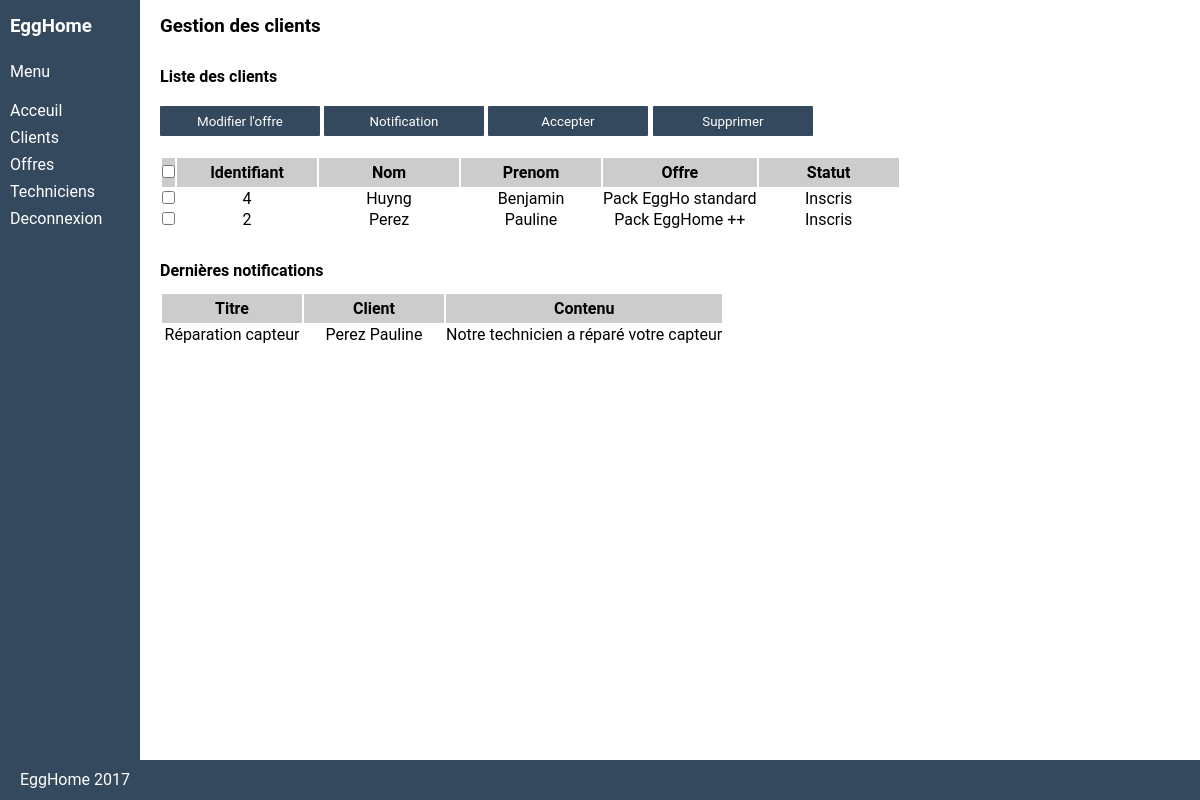
Before: /service_client/gestion_client (signed in) with the older database file.
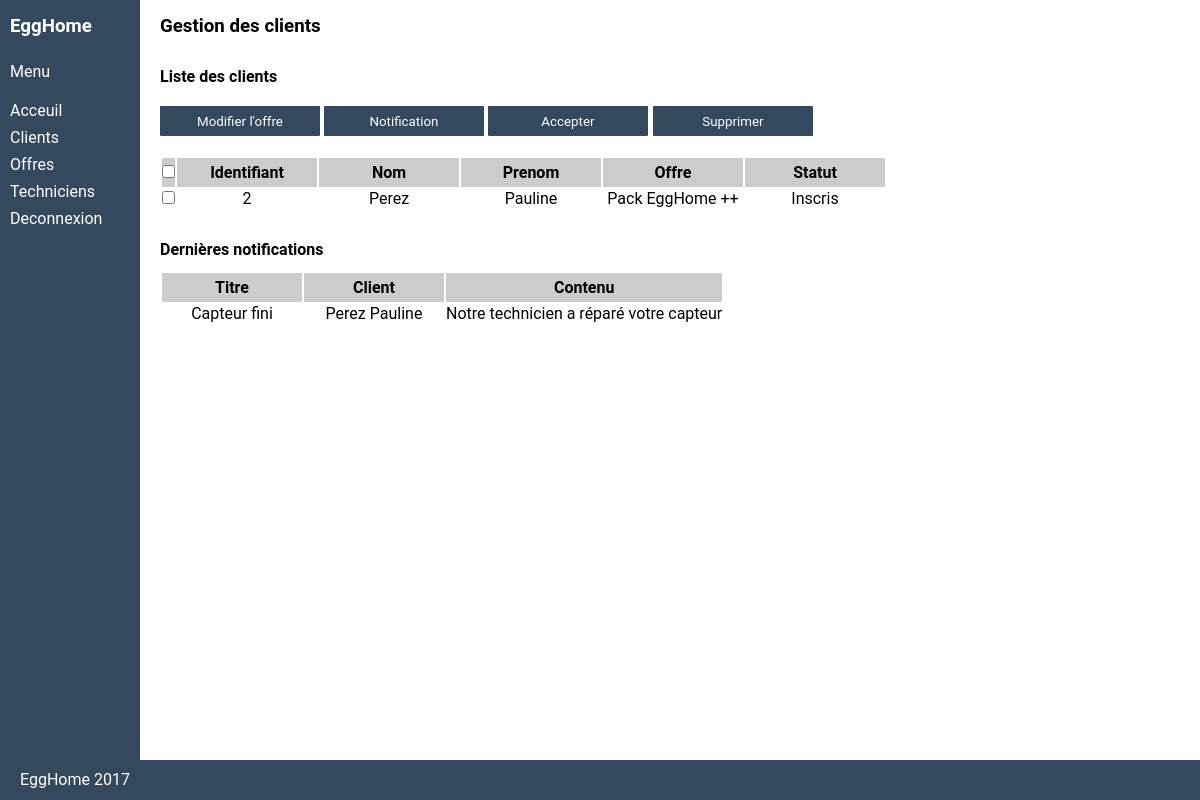
After: the same page with the newer database file.
### tables this page shows
CREATE TABLE `utilisateur` (
  `id` int(11) NOT NULL,
  `nom` varchar(45) DEFAULT NULL,
  `prenom` varchar(45) DEFAULT NULL,
  `adresse` varchar(45) DEFAULT NULL,
  `nom_utilisateur` varchar(45) DEFAULT NULL,
  `mdp` varchar(200) DEFAULT NULL,
  `photo` varchar(45) DEFAULT NULL,
  `ville` varchar(45) DEFAULT NULL,
  `pays` varchar(45) DEFAULT NULL,
  `id_role` int(11) DEFAULT NULL,
  `email` varchar(45) DEFAULT NULL,
  `id_offre` int(11) DEFAULT NULL,
  `statut` int(11) DEFAULT NULL
);

CREATE TABLE `offre` (
  `id` int(11) NOT NULL,
  `date` datetime DEFAULT NULL,
  `detail` varchar(1000) DEFAULT NULL,
  `prix` int(11) DEFAULT NULL,
  `titre` varchar(45) DEFAULT NULL
);

CREATE TABLE `notification` (
  `id` int(11) NOT NULL,
  `id_client` int(11) NOT NULL,
  `contenu` varchar(200) DEFAULT NULL,
  `titre` varchar(50) NOT NULL
);

### application/controller/service_client.php (called while the page is built, shortened)
<?php
class Service_client extends Controller
{
    public function gestion_client()
    {
        $clients = Utilisateur::find_all_customers();
        $notifications = Notification::find_all_notifications();
        require APP . 'view/_templates/head.php';
        require APP . 'view/service_client/includes/sidebar.php';
        require APP . 'view/service_client/gestion_client.php';
        require APP . 'view/_templates/footer.php';
    }
}

### public/index.php (called while the page is built, shortened)
<?php
require APP . 'core/database/database.php';
require APP . 'core/database/database_object.php';
require APP . 'core/application.php';
$database = new Database();
$app = new Application();

### application/model/utilisateur.php (called while the page is built, shortened)
<?php
class Utilisateur extends Db_object
{
    public $id_offre;
    public static function find_all_customers() {
        $sql = "SELECT *
                FROM utilisateur u
                WHERE u.id_role = 1
                GROUP BY u.nom";
        $clients = self::find_by_query($sql);
        foreach ($clients as $client) {
            $client->offre= $client->find_offre()->titre;
        }
        return $clients;
    }
    public function find_offre() {
        $sql = "SELECT *
                FROM offre o
                WHERE o.id = '{$this->id_offre}'
                LIMIT 1 ";
        $result = self::find_by_query($sql);
        return array_shift($result);
    }
}

### application/core/database/database.php (called while the page is built, shortened)
<?php
class Database {
	public $connection;
	function open_db_connection() {
        $options = array(PDO::ATTR_DEFAULT_FETCH_MODE => PDO::FETCH_OBJ, PDO::ATTR_ERRMODE => PDO::ERRMODE_WARNING);
        try {
	        $this->connection = new PDO(DB_TYPE . ':host=' . DB_HOST . ';dbname=' . DB_NAME . ';charset=' . DB_CHARSET, DB_USER, DB_PASS, $options);
        } catch (PDOException $e) {
            die("database connection failed" . $this->connection->errorInfo());
        }
	}
	public function query($sql) {
        $query = $this->connection->prepare($sql);
        $result = $query->execute();
		return $query;
	}
}

### application/core/database/database_object.php (called while the page is built, shortened)
<?php
class Db_object {
	static public function find_all() {
		return static::find_by_query("SELECT * FROM " . static::$db_table . " ");
	}
	static public function find_by_query($sql) {
		return static::instanciate($sql);
	}
	static public function instanciate($sql) {
		global $database;
		$object_array = array();
		$calling_class = get_called_class();
		$result_set = $database->query($sql);
		while ($row = $result_set->fetchObject($calling_class))
			$object_array[] = $row;
		return $object_array;
	}
}

### application/model/notification.php (called while the page is built, shortened)
<?php
class Notification extends Db_object
{
    public $id_client;
    public static function find_all_notifications()
    {
        $notifications = Notification::find_all();
        foreach ($notifications as $notification) {
            $notification->nom = $notification->find_client()->nom;
            $notification->prenom = $notification->find_client()->prenom;
        }
        return $notifications;
    }
    public function find_client() {
        $sql = "SELECT *
                FROM utilisateur
                WHERE utilisateur.id = '{$this->id_client}' AND utilisateur.id_role = 1
                LIMIT 1 ";
        $result = self::find_by_query($sql);
        return array_shift($result);
    }
}

### application/view/service_client/gestion_client.php (the view, shortened to what this page needs)
<div class="dashboard-content">
    <h3>Gestion des clients</h3>
    <h4 class="spacer-large">Liste des clients</h4>
    <button name="paramClient" class="paramClient_btn">Modifier l'offre</button>
    <button name="notificationClient" class="notificationClient_btn">Notification</button>
    <table class="table spacer-small">
        <thead>
        <tr class="first">
            <td><input type="checkbox" id="selectAllBoxes"></td>
            <th>Identifiant</th>
            <th>Nom</th>
            <th>Prenom</th>
            <th>Offre</th>
            <th>Statut</th>
        </tr>
        </thead>
        <form class="form" method="POST" action="<?php echo URL; ?>service_client/gestion_client">
            <tbody>
            <?php foreach ($clients as $utilisateur): ?>
                <tr>
                    <td><input type="checkbox" class="checkBoxes" value='<?php echo $utilisateur->id ?>' name='checkBoxArray[]'>
                    <td id="identifiant"><?php echo $utilisateur->id ?></td>
                    <td id="nom"><?php echo $utilisateur->nom ?></td>
                    <td id="prenom"><?php echo $utilisateur->prenom ?></td>
                    <td id="offre"><?php echo $utilisateur->offre ?></td>
                    <td id="statut">
                        <?php if ($utilisateur->statut == 1): ?>
                            <?php echo "Inscris" ?>
                        <?php else: ?>
                            <?php echo "Non inscris" ?>
                        <?php endif ?>
                    </td>
                </tr>
            <?php endforeach ?>
            </tbody>
            <input type="submit" name="acceptClient" value="Accepter">
            <input type="submit" name="deleteClient" id="submitgestionclient" value="Supprimer" >
        </form>
    </table>
    <h4 class="spacer-large">Dernières notifications</h4>
    <table class="table spacer-small">
        <thead>
        <tr class="first">
            <th>Titre</th>
            <th>Client</th>
            <th>Contenu</th>
        </tr>
        </thead>
        <form class="form" method="POST" action="<?php echo URL; ?>service_client/gestion_client">
            <tbody>
            <?php foreach ($notifications as $notification): ?>
                <tr>
                    <td id="titre"><?php echo $notification->titre ?></td>
                    <td id="client"><?php echo $notification->nom . " " . $notification->prenom ?></td>
                    <td id="contenu"><?php echo $notification->contenu ?></td>
                </tr>
            <?php endforeach ?>
            </tbody>
        </form>
    </table>

### application/core/application.php (shortened to what this page needs)
<?php
class Application
{
    private $url_controller = null;
    private $url_action = null;
    private $url_params = array();
    public function __construct()
    {
        if (!$this->url_controller) {
            require APP . 'controller/invite.php';
            $page = new Invite();
            $page->index();
        } elseif (file_exists(APP . 'controller/' . $this->url_controller . '.php')) {
            $this->url_controller = new $this->url_controller();
            if (method_exists($this->url_controller, $this->url_action)) {
                if (!empty($this->url_params)) {
                    call_user_func_array(array($this->url_controller, $this->url_action), $this->url_params);
                } else {
                    $this->url_controller->{$this->url_action}();
                }
            }
        } else {
            header('location: ' . URL . 'problem');
        }
    }
    private function splitUrl()
    {
        if (isset($_GET['url'])) {
            $url = trim($_GET['url'], '/');
            $url = filter_var($url, FILTER_SANITIZE_URL);
            $url = explode('/', $url);
            $this->url_controller = isset($url[0]) ? $url[0] : null;
            $this->url_action = isset($url[1]) ? $url[1] : null;
            unset($url[0], $url[1]);
            $this->url_params = array_values($url);
        }
    }
}

### application/view/_templates/head.php (shortened to what this page needs)
<!DOCTYPE html>
<html lang="fr">
<head>
    <link href="<?php echo URL; ?>css/style.css" rel="stylesheet">
</head>
<body>

### application/view/service_client/includes/sidebar.php
<div class="sidebar">
	<h3>EggHome</h3>
	<nav class="sidebar-menu">
		<p>Menu</p>
		<ul>
			<li><a href="<?php echo URL;?>service_client/">Acceuil</a></li>
			<li><a href="<?php echo URL;?>service_client/gestion_client">Clients</a></li>
			<li><a href="<?php echo URL;?>service_client/offres">Offres</a></li>
			<li><a href="<?php echo URL; ?>service_client/gestion_techniciens/">Techniciens</a></li>
			<li><a href="<?php echo URL;?>invite/deconnexion?deconnect=true">Deconnexion</a></li>
		</ul>
	</nav>
</div>

### application/view/_templates/footer.php (shortened to what this page needs)
<footer>
        <p class="brand">EggHome 2017</p>
</footer>
</body>
</html>

### public/css/style.css (style rules this page uses)
* { margin: 0; padding: 0; box-sizing: border-box; font-family: "Roboto", sans-serif; }
body { margin-bottom: -40px; margin: 0 0 40px; }
footer { height: 40px; background-color: #34495e; line-height: 40px; padding: 0 20px 0 20px; color: white; position: absolute; left: 0; bottom: 0; height: 40px; width: 100%; }
html { position: relative; min-height: 100%; }
.sidebar { width: 140px; min-height: 100%; position: fixed; color: white; background-color: #34495e; padding: 10px; padding-top: 15px; display: inline-block; }
.sidebar a { text-decoration: none; color: white; }
.sidebar-menu { margin-top: 25px; }
.sidebar-menu p { margin-bottom: 20px; }
.sidebar ul { list-style-type: none; }
.sidebar li { margin-top: 8px; margin-bottom: 8px; }
.dashboard-content { padding: 10px; padding-top: 15px; padding-left: 160px; min-width: 100%; }
.spacer-small { margin-top: 12px; }
.spacer-large { margin-top: 30px; }
button { margin-top: 8px; margin-bottom: 8px; height: 30px; width: 100px; }
button, input[type='submit'] { background-color: #34495e; border-radius: 1px; border-width: 0px; margin-top: 8px; margin-bottom: 8px; min-width: 160px; padding: 4px; height: 30px; color: white; }
.table th { margin: 0; min-width: 140px; padding: 5px; border: none; }
.table .first { background-color: #ccc; }
#submitgestionclient { margin-left: 5px; }
#statut, #identifiant, #nom, #prenom, #offre, #titre, #client, #contenu, #motif, #technicien { text-align : center; }

Changed rows visible on the page:
removed utilisateur: id "4", nom "Huyng", prenom "Benjamin", id_offre.titre "Pack EggHo standard", statut "Inscris"
changed notification "Notre technicien a réparé votre capteur": titre "Réparation capteur" → "Capteur fini"
